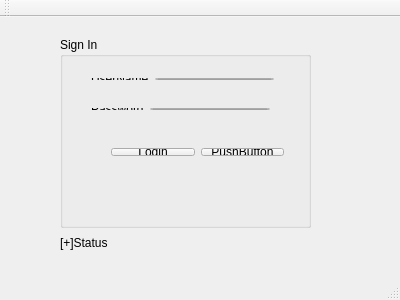
<?xml version="1.0" encoding="UTF-8"?>
<ui version="4.0">
 <class>MainWindow</class>
 <widget class="QMainWindow" name="MainWindow">
  <property name="geometry">
   <rect>
    <x>0</x>
    <y>0</y>
    <width>400</width>
    <height>300</height>
   </rect>
  </property>
  <property name="windowTitle">
   <string>MainWindow</string>
  </property>
  <widget class="QWidget" name="centralWidget">
   <widget class="QGroupBox" name="groupBox">
    <property name="geometry">
     <rect>
      <x>60</x>
      <y>20</y>
      <width>251</width>
      <height>191</height>
     </rect>
    </property>
    <property name="title">
     <string>Sign In</string>
    </property>
    <widget class="QWidget" name="layoutWidget">
     <property name="geometry">
      <rect>
       <x>20</x>
       <y>60</y>
       <width>201</width>
       <height>24</height>
      </rect>
     </property>
     <layout class="QHBoxLayout" name="horizontalLayout_2">
      <item>
       <widget class="QLabel" name="label_password">
        <property name="text">
         <string>Password</string>
        </property>
       </widget>
      </item>
      <item>
       <widget class="QLineEdit" name="lineEdit_password"/>
      </item>
     </layout>
    </widget>
    <widget class="QWidget" name="layoutWidget">
     <property name="geometry">
      <rect>
       <x>20</x>
       <y>30</y>
       <width>205</width>
       <height>24</height>
      </rect>
     </property>
     <layout class="QHBoxLayout" name="horizontalLayout">
      <item>
       <widget class="QLabel" name="label_username">
        <property name="text">
         <string>UserName</string>
        </property>
       </widget>
      </item>
      <item>
       <widget class="QLineEdit" name="lineEdit_username"/>
      </item>
     </layout>
    </widget>
    <widget class="QWidget" name="">
     <property name="geometry">
      <rect>
       <x>40</x>
       <y>100</y>
       <width>195</width>
       <height>30</height>
      </rect>
     </property>
     <layout class="QHBoxLayout" name="horizontalLayout_3">
      <item>
       <widget class="QPushButton" name="pushButton_login">
        <property name="text">
         <string>Login</string>
        </property>
       </widget>
      </item>
      <item>
       <widget class="QPushButton" name="pushButton_signUp">
        <property name="text">
         <string>PushButton</string>
        </property>
       </widget>
      </item>
     </layout>
    </widget>
   </widget>
   <widget class="QLabel" name="label_status">
    <property name="geometry">
     <rect>
      <x>60</x>
      <y>215</y>
      <width>121</width>
      <height>21</height>
     </rect>
    </property>
    <property name="text">
     <string>[+]Status</string>
    </property>
   </widget>
  </widget>
  <widget class="QMenuBar" name="menuBar">
   <property name="geometry">
    <rect>
     <x>0</x>
     <y>0</y>
     <width>400</width>
     <height>26</height>
    </rect>
   </property>
  </widget>
  <widget class="QToolBar" name="mainToolBar">
   <attribute name="toolBarArea">
    <enum>TopToolBarArea</enum>
   </attribute>
   <attribute name="toolBarBreak">
    <bool>false</bool>
   </attribute>
  </widget>
  <widget class="QStatusBar" name="statusBar"/>
 </widget>
 <layoutdefault spacing="6" margin="11"/>
 <resources/>
 <connections/>
</ui>
